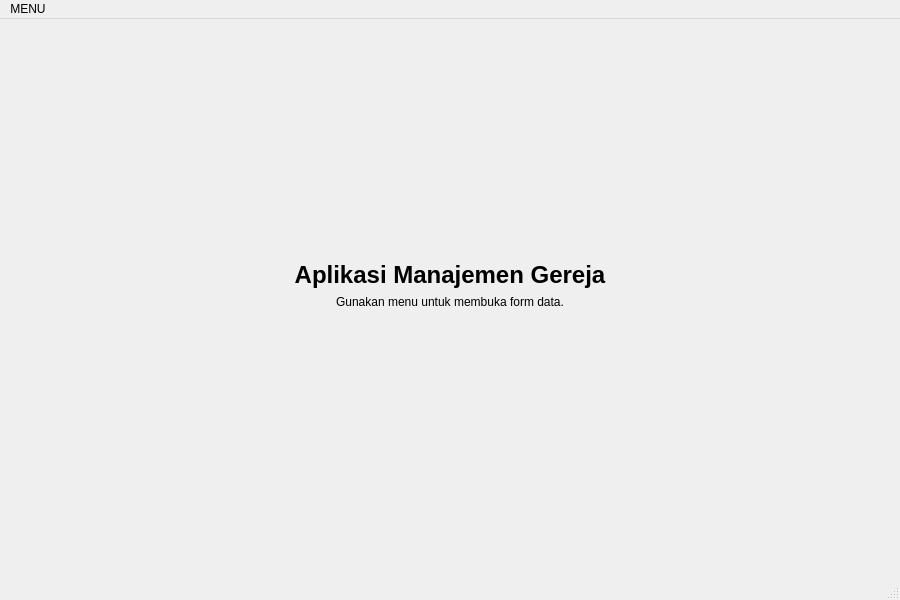
<?xml version="1.0" encoding="UTF-8"?>
<ui version="4.0">
 <class>Main</class>
 <widget class="QMainWindow" name="Main">
  <property name="geometry">
   <rect>
    <x>0</x>
    <y>0</y>
    <width>900</width>
    <height>600</height>
   </rect>
  </property>
  <property name="windowTitle">
   <string>Aplikasi Gereja</string>
  </property>
  <widget class="QWidget" name="centralwidget">
   <layout class="QVBoxLayout" name="verticalLayout">
    <item>
     <spacer name="verticalSpacerTop">
      <property name="orientation">
       <enum>Qt::Orientation::Vertical</enum>
      </property>
      <property name="sizeHint" stdset="0">
       <size>
        <width>20</width>
        <height>80</height>
       </size>
      </property>
     </spacer>
    </item>
    <item>
     <widget class="QLabel" name="lblTitle">
      <property name="text">
       <string>&lt;h1&gt;Aplikasi Manajemen Gereja&lt;/h1&gt;</string>
      </property>
      <property name="alignment">
       <set>Qt::AlignmentFlag::AlignCenter</set>
      </property>
     </widget>
    </item>
    <item>
     <widget class="QLabel" name="lblSub">
      <property name="text">
       <string>Gunakan menu untuk membuka form data.</string>
      </property>
      <property name="alignment">
       <set>Qt::AlignmentFlag::AlignCenter</set>
      </property>
     </widget>
    </item>
    <item>
     <spacer name="verticalSpacerBottom">
      <property name="orientation">
       <enum>Qt::Orientation::Vertical</enum>
      </property>
      <property name="sizeHint" stdset="0">
       <size>
        <width>20</width>
        <height>260</height>
       </size>
      </property>
     </spacer>
    </item>
   </layout>
  </widget>
  <widget class="QMenuBar" name="menubar">
   <property name="geometry">
    <rect>
     <x>0</x>
     <y>0</y>
     <width>900</width>
     <height>25</height>
    </rect>
   </property>
   <widget class="QMenu" name="menuHALAMAN_UTAMA">
    <property name="title">
     <string>MENU</string>
    </property>
    <addaction name="actionDATA_JEMAAT"/>
    <addaction name="actionDATA_BAPTIS"/>
    <addaction name="actionJADWAL_IBADAH"/>
    <addaction name="actionPENGUMUMAN"/>
   </widget>
   <addaction name="menuHALAMAN_UTAMA"/>
  </widget>
  <widget class="QStatusBar" name="statusbar"/>
  <action name="actionDATA_JEMAAT">
   <property name="text">
    <string>DATA JEMAAT</string>
   </property>
  </action>
  <action name="actionDATA_BAPTIS">
   <property name="text">
    <string>DATA BAPTIS</string>
   </property>
  </action>
  <action name="actionJADWAL_IBADAH">
   <property name="text">
    <string>JADWAL IBADAH</string>
   </property>
  </action>
  <action name="actionPENGUMUMAN">
   <property name="text">
    <string>PENGUMUMAN</string>
   </property>
  </action>
  <action name="actionDATA_ADMIN">
   <property name="text">
    <string>DATA ADMIN</string>
   </property>
  </action>
 </widget>
 <resources/>
 <connections/>
</ui>
